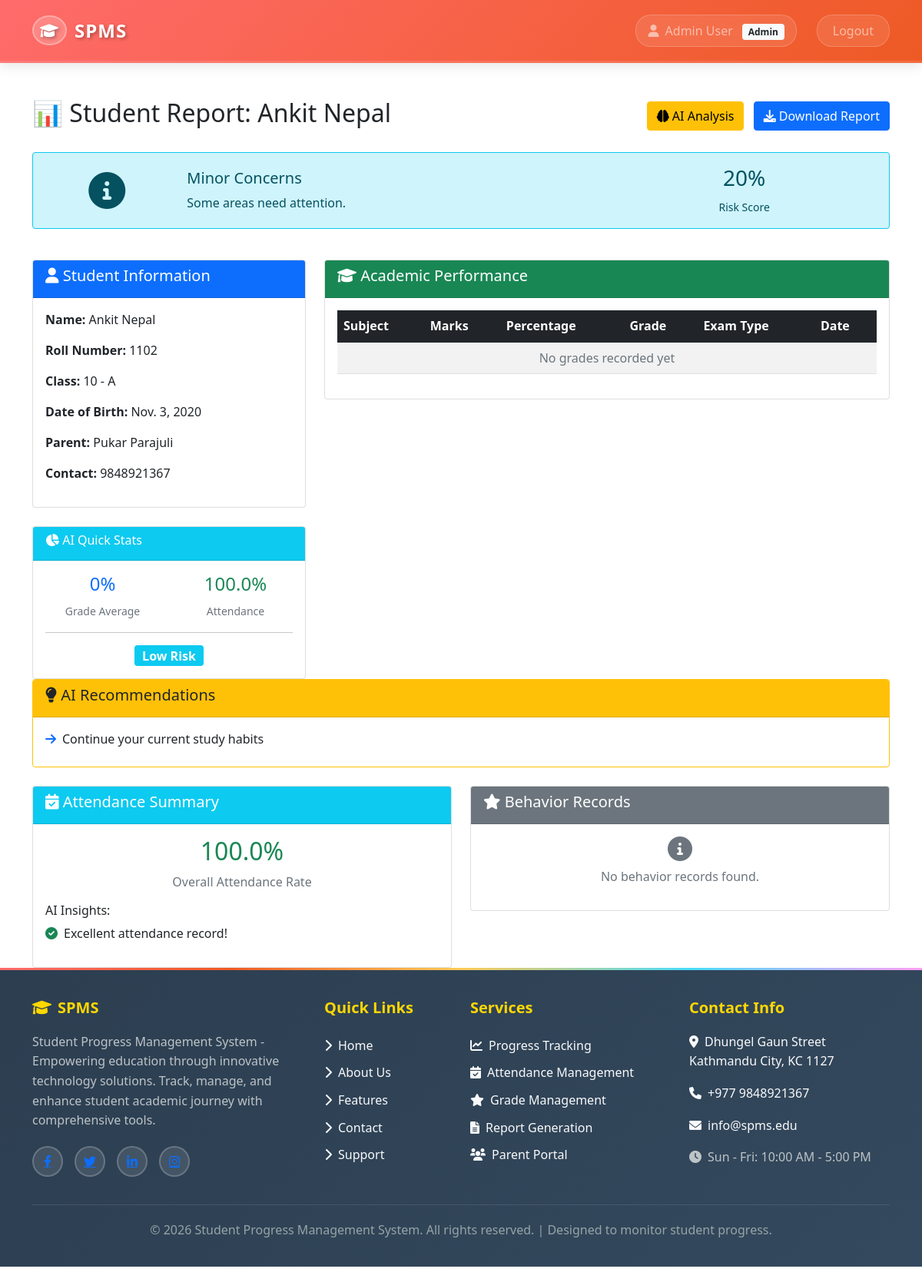
The page /student-report/2/ (signed in) on the database its author committed.
### core/models.py (models this page shows, shortened)
class User(AbstractUser):
    ROLE_CHOICES = [
        ('admin', 'Admin'),
        ('teacher', 'Teacher'),
        ('student', 'Student'),
        ('parent', 'Parent'),
    ]
    role = models.CharField(max_length=10, choices=ROLE_CHOICES)
    phone = models.CharField(max_length=15, blank=True)

class Student(models.Model):
    user = models.OneToOneField(User, on_delete=models.CASCADE)
    roll_number = models.CharField(max_length=20, unique=True)
    date_of_birth = models.DateField()
    student_class = models.ForeignKey(Class, on_delete=models.CASCADE)
    parent_name = models.CharField(max_length=100)
    parent_phone = models.CharField(max_length=15)
    parent_email = models.EmailField(blank=True)
    address = models.TextField()

class Class(models.Model):
    name = models.CharField(max_length=50)
    section = models.CharField(max_length=10)
    def __str__(self):
        return f"{self.name} - {self.section}"

### core/views.py (the view)
# urls.py: path('student-report/<int:student_id>/', views.student_report, name='student_report'),
@login_required
def student_report(request, student_id):
    student = get_object_or_404(Student, id=student_id)
    if request.user.role == 'student' and request.user != student.user:
        return redirect('dashboard')
    elif request.user.role == 'parent':
        parent = get_object_or_404(Parent, user=request.user)
        if student not in parent.children.all():
            return redirect('dashboard')
    grades = Grade.objects.filter(student=student).order_by('-date')
    attendance = Attendance.objects.filter(student=student)
    behaviors = Behavior.objects.filter(student=student).order_by('-date')
    try:
        ai_analysis = PerformanceInsights.get_comprehensive_analysis(student)
    except:
        ai_analysis = None
    context = {
        'student': student,
        'grades': grades,
        'attendance_rate': attendance.filter(is_present=True).count() / max(attendance.count(), 1) * 100,
        'behaviors': behaviors,
        'ai_analysis': ai_analysis,
    }
    return render(request, 'student_report.html', context)

### core/templates/student_report.html (shortened to what this page needs)
{% extends 'base.html' %}
{% block content %}
<div class="d-flex justify-content-between align-items-center mb-4">
    <h2>📊 Student Report: {{ student.user.get_full_name }}</h2>
    <div>
        <a href="{% url 'student_ai_analysis' student.id %}" class="btn btn-warning me-2">
            <i class="fas fa-brain"></i> AI Analysis
        </a>
        <a href="{% url 'export_pdf' student.id %}" class="btn btn-primary">
            <i class="fas fa-download"></i> Download Report
        </a>
    </div>
</div>
{% if ai_analysis %}
<div class="row mb-4">
    <div class="col-12">
        <div class="alert alert-{{ ai_analysis.overall_status.color }} border-{{ ai_analysis.overall_status.color }}">
            <div class="row align-items-center">
                <div class="col-md-2 text-center">
                    <i class="{{ ai_analysis.overall_status.icon }} fa-3x"></i>
                </div>
                <div class="col-md-6">
                    <h5 class="alert-heading">{{ ai_analysis.overall_status.status }}</h5>
                    <p class="mb-0">{{ ai_analysis.overall_status.message }}</p>
                </div>
                <div class="col-md-4 text-center">
                    <div class="h3">{{ ai_analysis.risk_score|floatformat:0 }}%</div>
                    <small>Risk Score</small>
                </div>
            </div>
        </div>
    </div>
</div>
{% endif %}
<div class="row">
    <div class="col-md-4">
        <div class="card mb-4">
            <div class="card-header bg-primary text-white">
                <h5><i class="fas fa-user"></i> Student Information</h5>
            </div>
            <div class="card-body">
                <p><strong>Name:</strong> {{ student.user.get_full_name }}</p>
                <p><strong>Roll Number:</strong> {{ student.roll_number }}</p>
                <p><strong>Class:</strong> {{ student.student_class }}</p>
                <p><strong>Date of Birth:</strong> {{ student.date_of_birth }}</p>
                <p><strong>Parent:</strong> {{ student.parent_name }}</p>
                <p><strong>Contact:</strong> {{ student.parent_phone }}</p>
            </div>
        </div>
        {% if ai_analysis %}
        <div class="card">
            <div class="card-header bg-info text-white">
                <h6><i class="fas fa-chart-pie"></i> AI Quick Stats</h6>
            </div>
            <div class="card-body">
                <div class="row text-center">
                    <div class="col-6">
                        <div class="h4 text-primary">{{ ai_analysis.grade_analysis.average }}%</div>
                        <small class="text-muted">Grade Average</small>
                    </div>
                    <div class="col-6">
                        <div class="h4 text-success">{{ ai_analysis.attendance_analysis.attendance_rate }}%</div>
                        <small class="text-muted">Attendance</small>
                    </div>
                </div>
                <hr>
                <div class="text-center">
                    <span class="badge bg-{{ ai_analysis.risk_class }} fs-6">{{ ai_analysis.risk_level }}</span>
                </div>
            </div>
        </div>
        {% endif %}
    </div>
    <div class="col-md-8">
        <div class="card mb-4">
            <div class="card-header bg-success text-white">
                <h5><i class="fas fa-graduation-cap"></i> Academic Performance</h5>
            </div>
            <div class="card-body">
                <div class="table-responsive">
                    <table class="table table-striped table-hover">
                        <thead class="table-dark">
                            <tr>
                                <th>Subject</th>
                                <th>Marks</th>
                                <th>Percentage</th>
                                <th>Grade</th>
                                <th>Exam Type</th>
                                <th>Date</th>
                            </tr>
                        </thead>
                        <tbody>
                            {% for grade in grades %}
                            <tr>
                                <td><strong>{{ grade.subject.name }}</strong></td>
                                <td>{{ grade.marks }}/{{ grade.max_marks }}</td>
                                <td>
                                    <span class="badge bg-{% if grade.percentage >= 90 %}success{% elif grade.percentage >= 70 %}primary{% elif grade.percentage >= 50 %}warning{% else %}danger{% endif %}">
                                        {{ grade.percentage|floatformat:1 }}%
                                    </span>
                                </td>
                                <td>
                                    {% if grade.percentage >= 90 %}A+
                                    {% elif grade.percentage >= 80 %}A
                                    {% elif grade.percentage >= 70 %}B
                                    {% elif grade.percentage >= 60 %}C
                                    {% else %}D
                                    {% endif %}
                                </td>
                                <td>{{ grade.exam_type }}</td>
                                <td>{{ grade.date }}</td>
                            </tr>
                            {% empty %}
                            <tr>
                                <td colspan="6" class="text-center text-muted">No grades recorded yet</td>
                            </tr>
                            {% endfor %}
                        </tbody>
                    </table>
                </div>
            </div>
        </div>
    </div>
</div>
{% if ai_analysis and ai_analysis.improvement_suggestions %}
<div class="row mb-4">
    <div class="col-12">
        <div class="card border-warning">
            <div class="card-header bg-warning text-dark">
                <h5><i class="fas fa-lightbulb"></i> AI Recommendations</h5>
            </div>
            <div class="card-body">
                <div class="row">
                    {% for suggestion in ai_analysis.improvement_suggestions %}
                    <div class="col-md-6 mb-2">
                        <div class="d-flex align-items-start">
                            <i class="fas fa-arrow-right text-primary me-2 mt-1"></i>
                            <span>{{ suggestion }}</span>
                        </div>
                    </div>
                    {% endfor %}
                </div>
            </div>
        </div>
    </div>
</div>
{% endif %}
<div class="row">
    <div class="col-md-6">
        <div class="card">
            <div class="card-header bg-info text-white">
                <h5><i class="fas fa-calendar-check"></i> Attendance Summary</h5>
            </div>
            <div class="card-body">
                <div class="text-center mb-3">
                    <div class="h2 text-{% if attendance_rate >= 90 %}success{% elif attendance_rate >= 75 %}warning{% else %}danger{% endif %}">
                        {{ attendance_rate|floatformat:1 }}%
                    </div>
                    <p class="text-muted">Overall Attendance Rate</p>
                </div>
                {% if ai_analysis.attendance_analysis.insights %}
                <h6>AI Insights:</h6>
                <ul class="list-unstyled">
                    {% for insight in ai_analysis.attendance_analysis.insights %}
                    <li class="mb-1"><i class="fas fa-check-circle text-success me-2"></i>{{ insight }}</li>
                    {% endfor %}
                </ul>
                {% endif %}
            </div>
        </div>
    </div>
    <div class="col-md-6">
        <div class="card">
            <div class="card-header bg-secondary text-white">
                <h5><i class="fas fa-star"></i> Behavior Records</h5>
            </div>
            <div class="card-body">
                {% for behavior in behaviors %}
                <div class="alert alert-{% if behavior.behavior_type == 'excellent' %}success{% elif behavior.behavior_type == 'good' %}info{% elif behavior.behavior_type == 'average' %}warning{% else %}danger{% endif %} alert-sm">
                    <div class="d-flex justify-content-between align-items-start">
                        <div>
                            <strong>{{ behavior.behavior_type|title }}</strong>
                            <p class="mb-1 small">{{ behavior.notes }}</p>
                            <small class="text-muted">by {{ behavior.teacher.user.get_full_name }}</small>
                        </div>
                        <small class="text-muted">{{ behavior.date }}</small>
                    </div>
                </div>
                {% empty %}
                <div class="text-center text-muted">
                    <i class="fas fa-info-circle fa-2x mb-2"></i>
                    <p>No behavior records found.</p>
                </div>
                {% endfor %}
            </div>
        </div>
    </div>
</div>
{% endblock %}

### core/templates/base.html (shortened to what this page needs)
<!DOCTYPE html>
<html lang="en">
<head>
    <link href="https://cdn.jsdelivr.net/npm/bootstrap@5.1.3/dist/css/bootstrap.min.css" rel="stylesheet">
    <link href="https://cdnjs.cloudflare.com/ajax/libs/font-awesome/6.0.0/css/all.min.css" rel="stylesheet">
</head>
<body>
    <nav class="navbar navbar-expand-lg navbar-dark navbar-custom fixed-top">
        <div class="container">
            <a class="navbar-brand" href="{% if user.is_authenticated %}{% url 'dashboard' %}{% else %}{% url 'home' %}{% endif %}">
                <i class="fas fa-graduation-cap logo-icon"></i>
                <span>SPMS</span>
            </a>
            {% if user.is_authenticated %}
            <div class="navbar-nav ms-auto">
                <span class="navbar-text me-3">
                    <i class="fas fa-user me-1"></i>
                    {{ user.get_full_name|default:user.username }}
                    <span class="badge bg-light text-dark ms-2">{{ user.role|title }}</span>
                </span>
                <a class="nav-link" href="{% url 'logout' %}">Logout</a>
            </div>
            {% endif %}
        </div>
    </nav>
    <div class="container mt-5">
        {% block content %}
        {% endblock %}
    </div>
    <footer class="footer mt-auto">
        <div class="container footer-content">
            <div class="row">
                <div class="col-lg-4 col-md-6 footer-section">
                    <h5><i class="fas fa-graduation-cap me-2"></i>SPMS</h5>
                    <p>Student Progress Management System - Empowering education through innovative technology solutions. Track, manage, and enhance student academic journey with comprehensive tools.</p>
                    <div class="social-icons">
                        <a href="https://facebook.com" target="_blank" class="social-icon"><i class="fab fa-facebook-f"></i></a>
                        <a href="https://twitter.com" target="_blank" class="social-icon"><i class="fab fa-twitter"></i></a>
                        <a href="https://linkedin.com" target="_blank" class="social-icon"><i class="fab fa-linkedin-in"></i></a>
                        <a href="https://instagram.com" target="_blank" class="social-icon"><i class="fab fa-instagram"></i></a>
                    </div>
                </div>
                <div class="col-lg-2 col-md-6 footer-section">
                    <h5>Quick Links</h5>
                    <ul>
                        <li><a href="{% url 'home' %}" class="text-decoration-none text-light"><i class="fas fa-chevron-right me-2"></i>Home</a></li>
                        <li><a href="{% url 'about' %}" class="text-decoration-none text-light"><i class="fas fa-chevron-right me-2"></i>About Us</a></li>
                        <li><a href="{% url 'features' %}" class="text-decoration-none text-light"><i class="fas fa-chevron-right me-2"></i>Features</a></li>
                        <li><a href="{% url 'contact' %}" class="text-decoration-none text-light"><i class="fas fa-chevron-right me-2"></i>Contact</a></li>
                        <li><a href="{% url 'support' %}" class="text-decoration-none text-light"><i class="fas fa-chevron-right me-2"></i>Support</a></li>
                    </ul>
                </div>
                <div class="col-lg-3 col-md-6 footer-section">
                    <h5>Services</h5>
                    <ul>
                        <li><a href="{% url 'dashboard' %}" class="text-decoration-none text-light"><i class="fas fa-chart-line me-2"></i>Progress Tracking</a></li>
                        <li><a href="{% url 'dashboard' %}" class="text-decoration-none text-light"><i class="fas fa-calendar-check me-2"></i>Attendance Management</a></li>
                        <li><a href="{% url 'dashboard' %}" class="text-decoration-none text-light"><i class="fas fa-star me-2"></i>Grade Management</a></li>
                        <li><a href="{% url 'teacher_reports' %}" class="text-decoration-none text-light"><i class="fas fa-file-alt me-2"></i>Report Generation</a></li>
                        <li><a href="{% url 'role_login' 'parent' %}" class="text-decoration-none text-light"><i class="fas fa-users me-2"></i>Parent Portal</a></li>
                    </ul>
                </div>
                <div class="col-lg-3 col-md-6 footer-section">
                    <h5>Contact Info</h5>
                    <p><a href="https://maps.google.com/?q=Kathmandu,Nepal" target="_blank" class="text-decoration-none text-light"><i class="fas fa-map-marker-alt me-2"></i>Dhungel Gaun Street<br>Kathmandu City, KC 1127</a></p>
                    <p><a href="tel:+9779844553816" class="text-decoration-none text-light"><i class="fas fa-phone me-2"></i>+977 9848921367</a></p>
                    <p><a href="mailto:info@spms.edu" class="text-decoration-none text-light"><i class="fas fa-envelope me-2"></i>info@spms.edu</a></p>
                    <p><i class="fas fa-clock me-2"></i>Sun - Fri: 10:00 AM - 5:00 PM</p>
                </div>
            </div>
            <div class="footer-bottom">
                <p>&copy; 2026 Student Progress Management System. All rights reserved. | Designed to monitor student progress.</p>
            </div>
        </div>
    </footer>
</body>
</html>

### rows shown on the page
User: get_full_name "Admin User", role "Admin"
Student: user.get_full_name "Ankit Nepal", roll_number "1102", student_class "10 - A", date_of_birth "Nov. 3, 2020", parent_name "Pukar Parajuli", parent_phone "9848921367"

### other values the page prints
{{ ai_analysis.overall_status.status }} "Minor Concerns"
{{ ai_analysis.overall_status.message }} "Some areas need attention."
{{ ai_analysis.risk_score|floatformat:0 }} "20"
{{ ai_analysis.grade_analysis.average }} "0"
{{ ai_analysis.attendance_analysis.attendance_rate }} "100.0"
{{ ai_analysis.risk_level }} "Low Risk"
{{ suggestion }} "Continue your current study habits"
{{ attendance_rate|floatformat:1 }} "100.0"
{{ insight }} "Excellent attendance record!"
